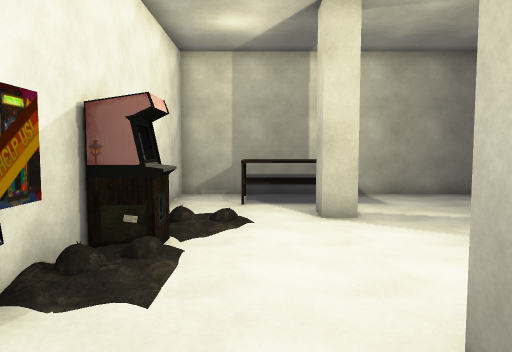
View 1 (above)

12 first-person views from a walk through a scene from a Unity 3-D project. The camera is 1.5 m above the floor, tilts 4° down and sees 70° across. The floor is counted in squares, 1 m on a side. Each view is taken from the middle of a square. On the plan, view 1 faces up. The plan holds only what a view shows up to about 16 squares ahead; the rest is blank. Some surface patterns are stand-ins.

View 2
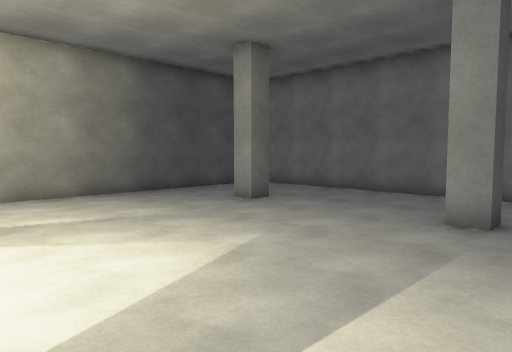

View 3
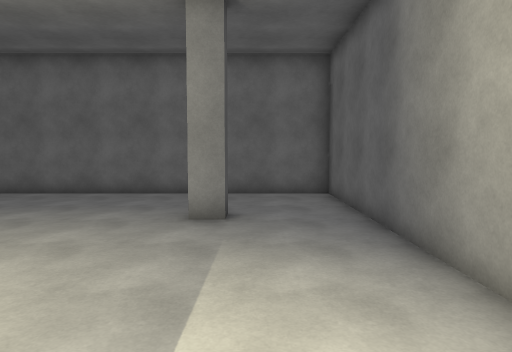

View 4
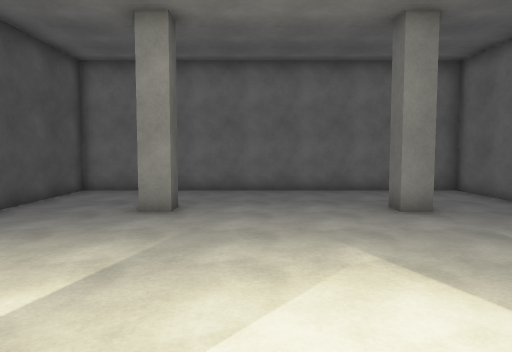

View 5
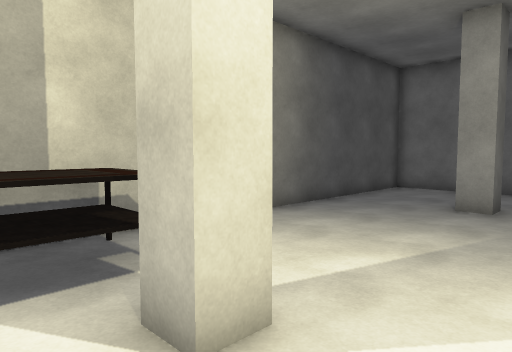

View 6
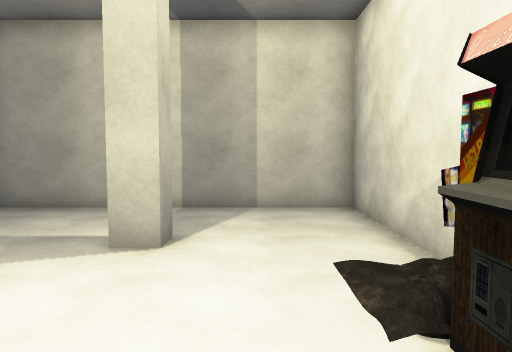

View 7
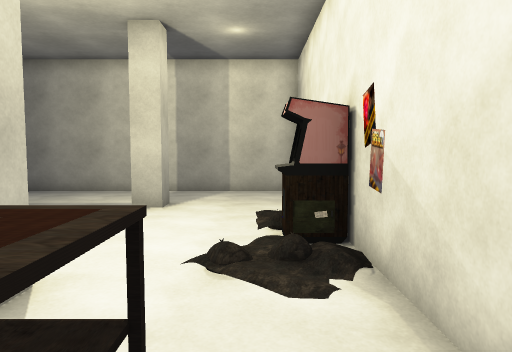

View 8
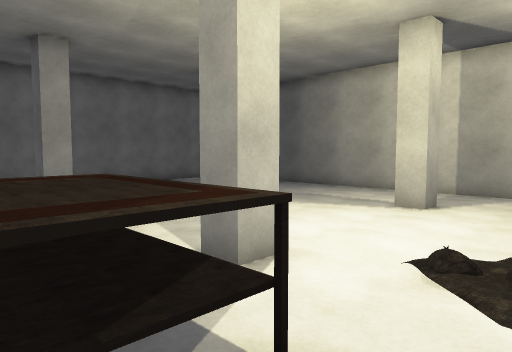

View 9
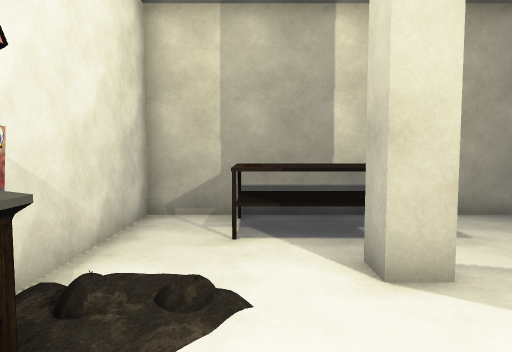

View 10
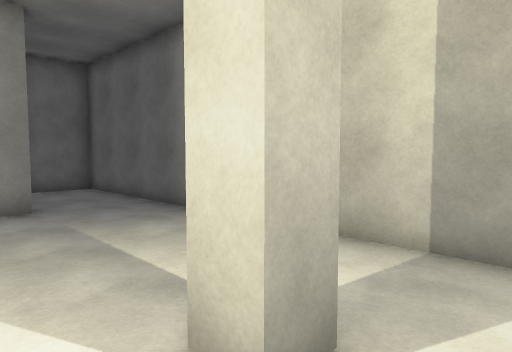

View 11
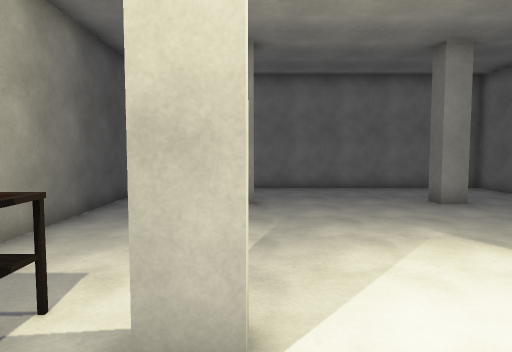

View 12
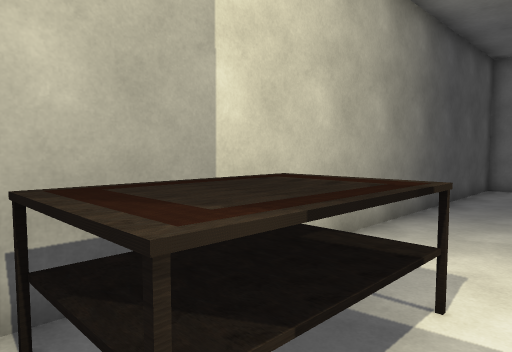

### Floor plan
Points are (right, up) in squares from view 1. A wall is a line through its corners. A room is listed if a view was taken in it or the views show most of it. See-through windows are left out.
Room 1 (views 1, 2, 3, 4, 5, 6, 7, 8, 9, 10, 11, 12)
walls: (2.4, 8.1) (1.5, 8.1) (1.5, 8.9) (2.4, 8.9); (1.5, 1.6) (1.5, 2.5) (2.4, 2.5); (10.8, 8.1) (9.9, 8.1) (9.9, 8.9) (10.8, 8.9); (10.8, 1.7) (9.9, 1.7) (9.9, 2.5) (10.8, 2.5); (-2.5, -1.5) (14.7, -1.5) (14.7, 12.5) (-2.5, 12.5) (-2.5, -1.5)
objects: other object (-2, 5) to (-1, 6); other object (0, 10) to (2, 12)

Where each view was taken, in squares from view 1:
view 1: 0 up, 0 right, facing up
view 2: 0 up, 2 right, facing up-right
view 3: 1 up, 2 right, facing right
view 4: 6 up, 1 right, facing right
view 5: 6 up, 0 right, facing up-right
view 6: 8 up, 0 right, facing down
view 7: 12 up, 1 left, facing down
view 8: 12 up, 2 left, facing down-right
view 9: 4 up, 0 right, facing up
view 10: 4 up, 0 right, facing down-right
view 11: 8 up, 1 left, facing right
view 12: 9 up, 1 left, facing up-right
